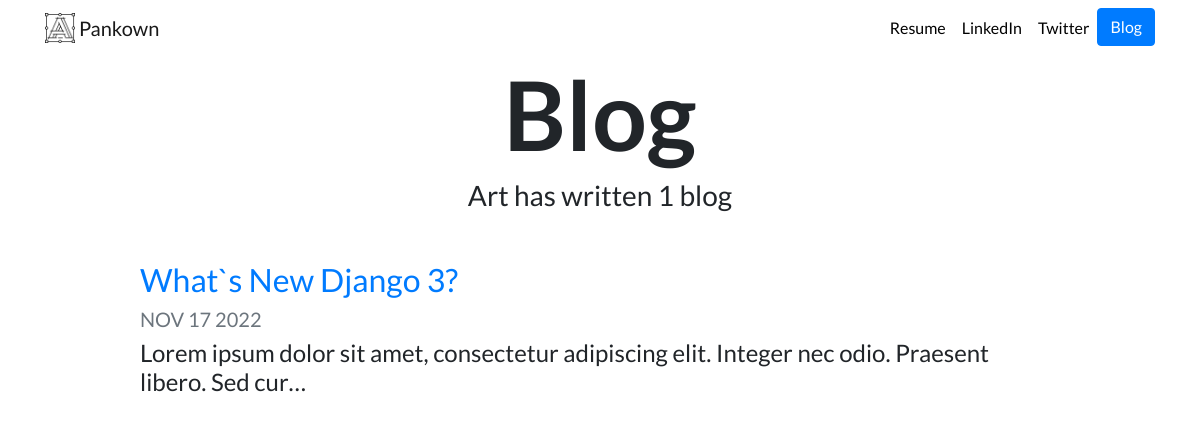
Screenshot of /blog/ with the database file from the repository.
### blog/models.py (models this page shows, shortened)
class Blog(models.Model):
    title = models.CharField(max_length=200)
    description = models.TextField()
    date = models.DateTimeField()

### blog/views.py (the view)
# urls.py: path('', views.all_blogs, name='all_blogs'),
def all_blogs(request):
    blogs = Blog.objects.order_by('-date')
    return render(request, 'blog/all_blogs.html', {'blogs':blogs})

### blog/templates/blog/all_blogs.html
{% extends "portfolio/base.html" %}
{% load static %}
{% block content %}
<h1 id="blogtitle" class="font-weight-bold text-center">Blog</h1>
<h3 class="text-center mb-5">Art has written {{ blogs.count }} blog{{ blogs.count|pluralize }}</h3>
{% for blog in blogs %}
<div class="row justify-content-center my-3">
  <div class="col-md-10">
    <a href="{% url 'blog:detail' blog.id %}">
      <h2>{{ blog.title }}</h2>
    </a>
    <h5 class="text-muted">{{ blog.date|date:'M d Y'|upper }}</h5>
    <h4>{{ blog.description|striptags|truncatechars:100 }}</h4>
  </div>
</div>
{% endfor %}
{% endblock %}

### portfolio/static/portfolio/custom.css (style rules this page uses)
body { font-family: 'Lato', sans-serif; }
#blogtitle { font-size: 6rem; }

### rows the page displays
Blog: title "What`s New Django 3?", date "NOV 17 2022", description "Lorem ipsum dolor sit amet, consectetur adipiscing elit. Integer nec odio. Praesent libero. Sed cur…"

### other values shown
{{ blogs.count }} "1"
